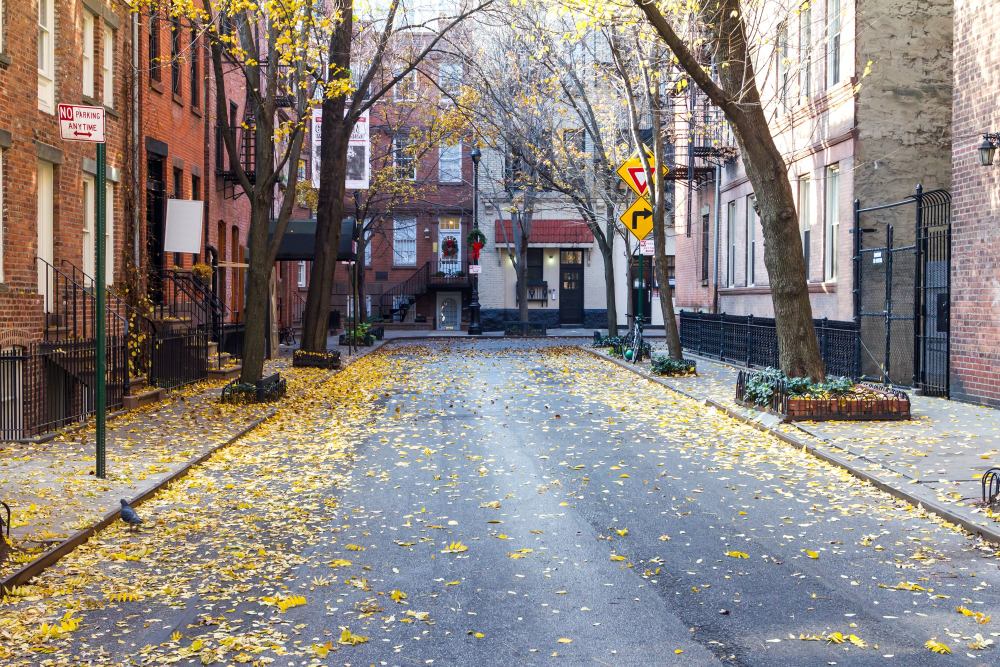
#> input picture Python/Open CV/Tugas Magang Open CV/street.jpg, 3000 x 2000 px (shown at 1/3 size)
$ python prototype1.py
#> lines starting #> are read from the running program, lines starting #| are printed output that depends on the picture; after the words box and inside, x2 and y2 are one past the last pixel; in counts of white or black regions, pixels touching at a corner belong together
import cv2
import copy

#load img
img = cv2.imread("street.jpg")
#> img is the input picture: shape (2000, 3000, 3); mean B, G, R 128.5, 133, 140.8

#resize
scalePercent = 40
width = int(img.shape[1] * scalePercent/100)
#> width = 1200
height = int(img.shape[0] * scalePercent/100)
#> height = 800
dim = (width, height)
#> dim = (1200, 800)
resizeImg = cv2.resize(img, dim, interpolation=cv2.INTER_AREA)
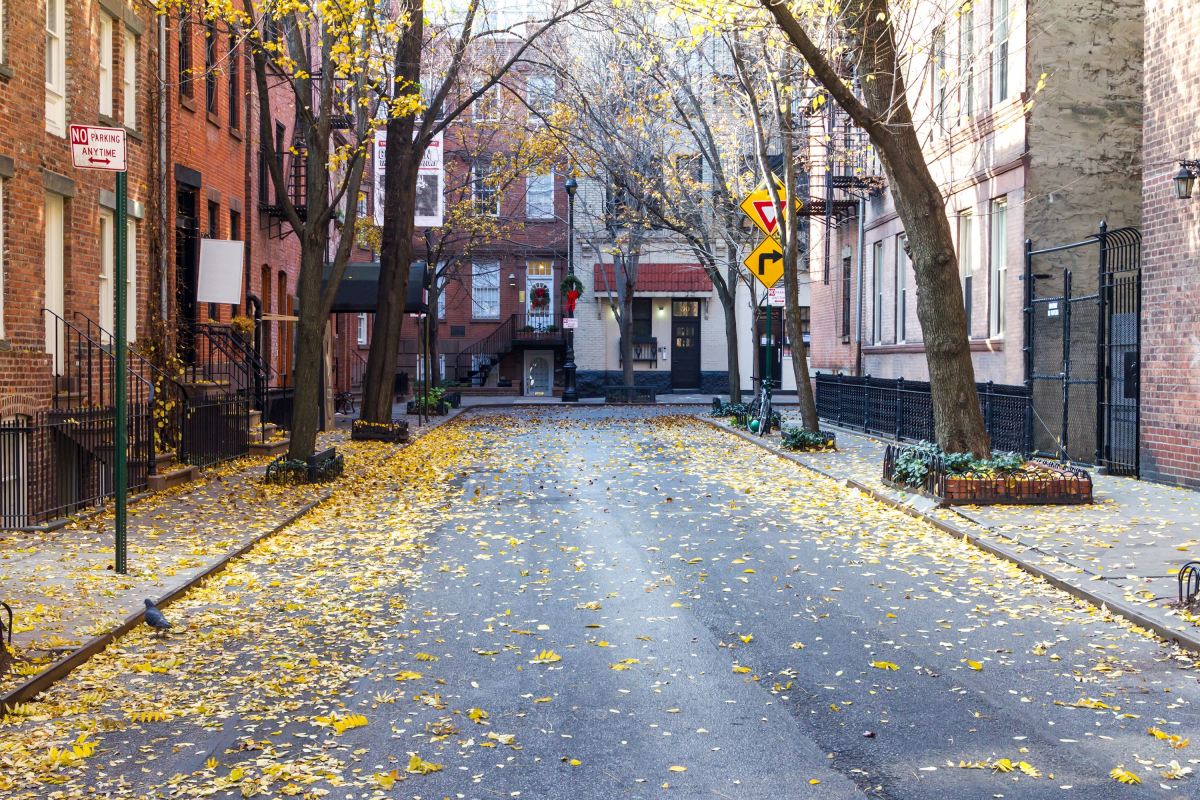
#> resizeImg: shape (800, 1200, 3); mean B, G, R 128.5, 133, 140.8

#gray
gray = cv2.cvtColor(resizeImg, cv2.COLOR_BGR2GRAY)
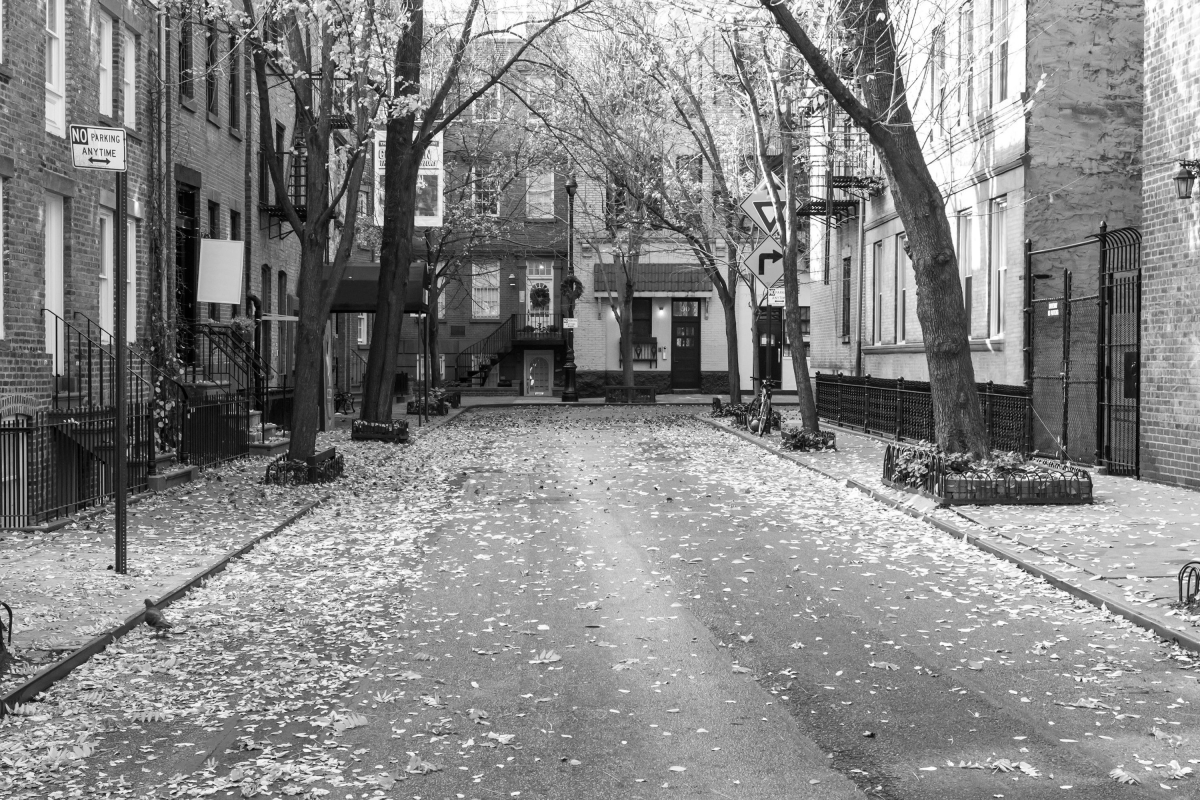
#> gray: shape (800, 1200); min 1, max 255, mean 134.8


'''
functions
'''
def nothing(x):
    pass

def threshold_generator(source, thresh, maxval, kind):
    #len types = 8
    #to preview what this function does
#> called with thresh = 127, maxval = 255, kind = 0
    types = (cv2.THRESH_BINARY, cv2.THRESH_BINARY_INV, cv2.THRESH_MASK, cv2.THRESH_OTSU,
             cv2.THRESH_TOZERO, cv2.THRESH_TOZERO_INV, cv2.THRESH_TRIANGLE, cv2.THRESH_TRUNC)

    _, threshold = cv2.threshold(source, thresh, maxval, types[kind])
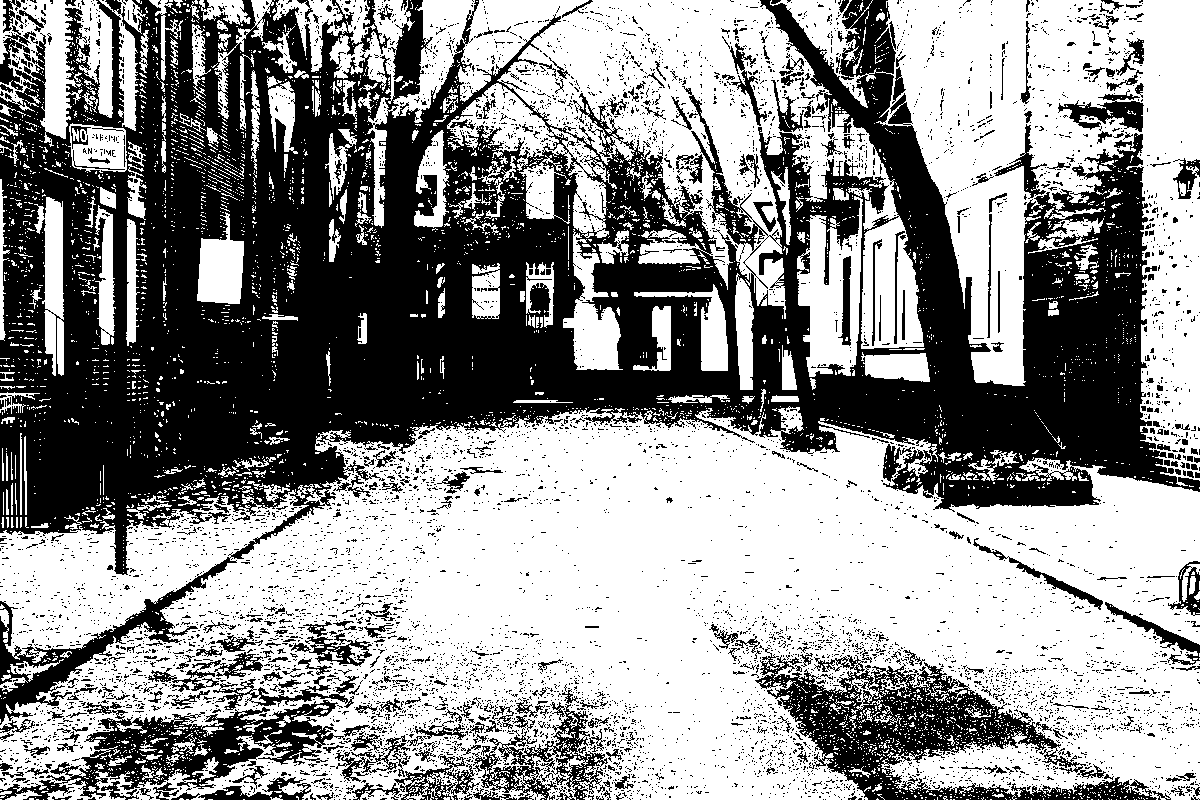
#> threshold: shape (800, 1200); 57.2% white; 7044 black regions (6647 under 20 px), largest, box (x1, y1, x2, y2) and area: (0, 0, 1200, 725) 320123, (755, 647, 1171, 800) 19167, (0, 700, 345, 800) 11291
    return threshold

def welcome():
    print("Welcome to Thresholder Picker!")
    print("Here is the type:")
    print("0:BINARY\n1:BINARY_INV\n2:MASK\n3:OTSU\n4:TOZERO\n5:TOZERO_INV\n6:TRIANGLE\n7:TRUNC")
    print("To Threshold Custom Image, Press c :)")
    print("To Exit the Program, Press Esc")

def showTrackbar():
    #Create Trackbar
    cv2.namedWindow("Thresholder")
    cv2.createTrackbar("Thresh", "Thresholder", 127, 255, nothing)
    cv2.createTrackbar("Max Value", "Thresholder", 255, 255, nothing)
    cv2.createTrackbar("Type", "Thresholder", 0, 7, nothing)

    # create switch for ON/OFF functionality
    switch = "0:OFF\n1:ON"
    cv2.createTrackbar(switch, "Thresholder",1,1,nothing)

def main():
    showTrackbar()
    welcome()
    imgGray = copy.deepcopy(gray)
    source = imgGray
    isCustom = False
    while True:
        cv2.imshow('Image', source)

        isOn = cv2.getTrackbarPos("0:OFF\n1:ON", "Thresholder")
        if isOn == 1:
            thresh = cv2.getTrackbarPos("Thresh", "Thresholder")
            maxval = cv2.getTrackbarPos("Max Value", "Thresholder")
            kind = cv2.getTrackbarPos("Type", "Thresholder")
            source = threshold_generator(imgGray, thresh, maxval, kind)
        else:
            if isCustom:
                source = custom
            else:
                source = resizeImg

        k = cv2.waitKey(1) & 0xFF
#> (key Esc is pressed here)
        if k == 27:
            print(f'Last Settings: Thresh={thresh}, Max Value={maxval}, Type={kind}')
            break
        elif k == ord('c'):
            cv2.destroyAllWindows()
            try:
                path = input("Please input an absolute path to the image:")
                custom = cv2.imread(f'{path}')
                imgGray = cv2.cvtColor(custom, cv2.COLOR_BGR2GRAY)
                source = imgGray
                isCustom = True
                showTrackbar()
            except cv2.error:
                print("That is an invalid path")
                isCustom = False
                showTrackbar()

    cv2.destroyAllWindows()


main()

$ run again, with Python/Open CV/Tugas Magang Open CV/misellia.jpg copied over Python/Open CV/Tugas Magang Open CV/street.jpg
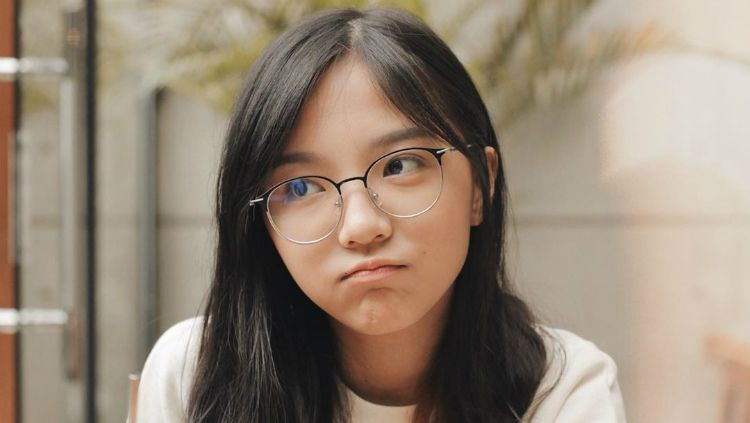
#> input picture Python/Open CV/Tugas Magang Open CV/misellia.jpg, 750 x 423 px
#> img is the input picture: shape (423, 750, 3); mean B, G, R 116.8, 133.5, 148.5
#> `gray = cv2.cvtColor(resizeImg, cv2.COLOR_BGR2GRAY)`:
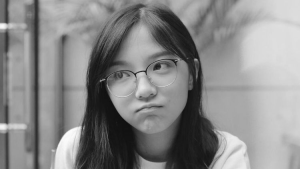
#> gray: shape (169, 300); min 14, max 253, mean 136.1
#> in threshold_generator, `_, threshold = cv2.threshold(source, thresh, maxval, types[kind])`:
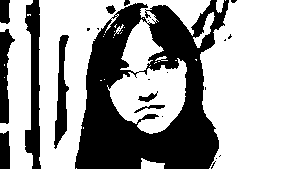
#> threshold: shape (169, 300); 64.5% white; 24 black regions (14 under 20 px), largest, box (x1, y1, x2, y2) and area: (75, 0, 229, 169) 13777, (25, 0, 41, 169) 1657, (54, 35, 69, 149) 874
